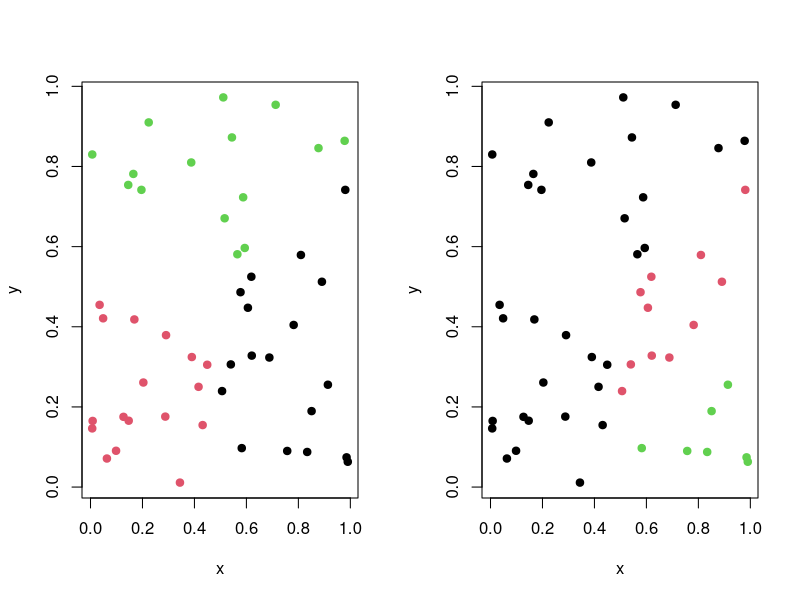

Reproduce this figure in R.
## ---- chunk 1
knitr::opts_chunk$set(echo = FALSE)
## ---- chunk 2
set.seed(114)
df <- data.frame(x=runif(50), y=runif(50))
set.seed(1)
par(mfrow=c(1,2))
df$clust <- kmeans(df,3)$cluster
plot(df$x, df$y, col=df$clust, pch=19, xlab="x", ylab="y")
set.seed(10)
df$clust <- kmeans(df,3)$cluster
plot(df$x,df$y, col=df$clust, pch=19, xlab="x", ylab="y")
